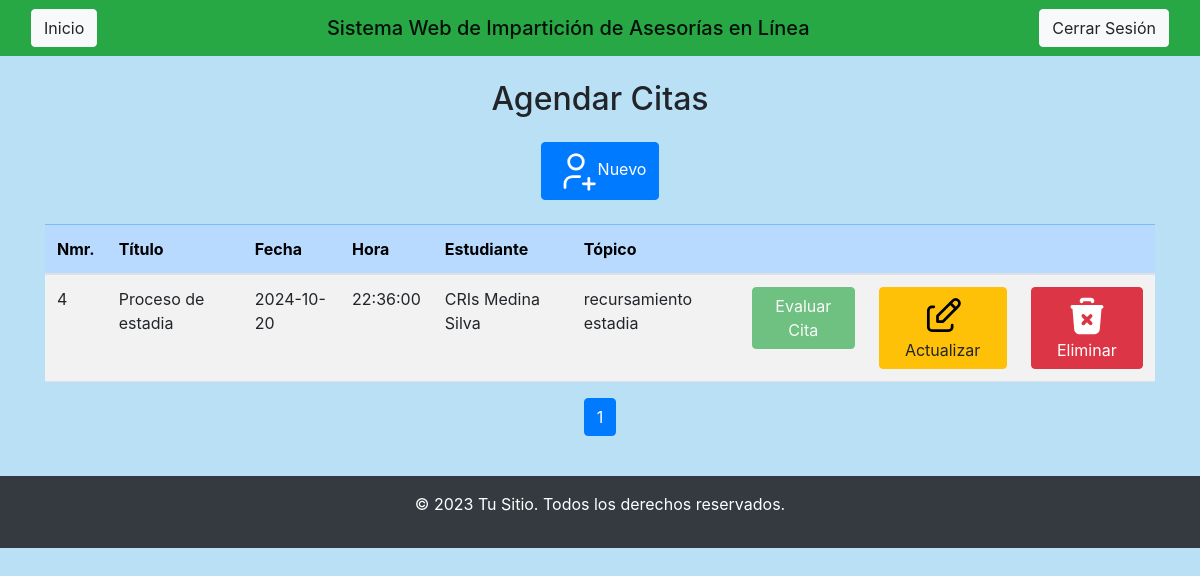
/Vista/ADMIN/Citas.php (signed in), run on the app's committed database.
### tables this page shows
CREATE TABLE `citas` (
  `ID_Cita` int(11) NOT NULL AUTO_INCREMENT,
  `Titulo` varchar(200) NOT NULL,
  `Fch_Cita` date NOT NULL,
  `Hora_Cita` time NOT NULL,
  `Link` text NOT NULL,
  `ID_Estudiante_Citado` int(11) DEFAULT NULL,
  `ID_Topicos` int(11) DEFAULT NULL,
  PRIMARY KEY (`ID_Cita`),
  KEY `ID_Estudiante_Citado` (`ID_Estudiante_Citado`),
  KEY `ID_Topicos` (`ID_Topicos`),
  CONSTRAINT `citas_ibfk_1` FOREIGN KEY (`ID_Estudiante_Citado`) REFERENCES `estudiante` (`ID_Usuario_E`),
  CONSTRAINT `citas_ibfk_2` FOREIGN KEY (`ID_Topicos`) REFERENCES `topicos` (`ID_Topico`)
);

CREATE TABLE `estudiante` (
  `ID_Usuario_E` int(11) NOT NULL AUTO_INCREMENT,
  `Nombre_Usuario_E` varchar(200) NOT NULL,
  `Apellido_Materno_E` varchar(200) NOT NULL,
  `Apellido_Paterno_E` varchar(200) NOT NULL,
  `Telefono_E` varchar(20) NOT NULL,
  `Fecha_Nacimiento_E` date NOT NULL,
  `Genero_E` varchar(100) NOT NULL,
  `Correo_electronico_E` varchar(250) NOT NULL,
  `Contrasena_E` varchar(250) NOT NULL,
  `IdCarrera` int(11) DEFAULT NULL,
  PRIMARY KEY (`ID_Usuario_E`),
  KEY `IdCarrera` (`IdCarrera`),
  CONSTRAINT `estudiante_ibfk_1` FOREIGN KEY (`IdCarrera`) REFERENCES `carrera` (`Id_Carrera`)
);

CREATE TABLE `topicos` (
  `ID_Topico` int(11) NOT NULL AUTO_INCREMENT,
  `Nombre` varchar(200) NOT NULL,
  `Temas` text NOT NULL,
  `Clave` varchar(45) NOT NULL,
  `IdCarre` int(11) DEFAULT NULL,
  `IdCuatri` int(11) DEFAULT NULL,
  `IdMateri` int(11) DEFAULT NULL,
  `IdDocent` int(11) DEFAULT NULL,
  `ID_Administrador_Autorizo` int(11) DEFAULT NULL,
  PRIMARY KEY (`ID_Topico`),
  KEY `IdCarre` (`IdCarre`),
  KEY `IdCuatri` (`IdCuatri`),
  KEY `IdMateri` (`IdMateri`),
  KEY `IdDocent` (`IdDocent`),
  KEY `ID_Administrador_Autorizo` (`ID_Administrador_Autorizo`),
  CONSTRAINT `topicos_ibfk_1` FOREIGN KEY (`IdCarre`) REFERENCES `carrera` (`Id_Carrera`),
  CONSTRAINT `topicos_ibfk_2` FOREIGN KEY (`IdCuatri`) REFERENCES `cuatrimestre` (`Id_Cuatrimestre`),
  CONSTRAINT `topicos_ibfk_3` FOREIGN KEY (`IdMateri`) REFERENCES `materias` (`ID_Materia`),
  CONSTRAINT `topicos_ibfk_4` FOREIGN KEY (`IdDocent`) REFERENCES `docente` (`ID_Usuario_D`),
  CONSTRAINT `topicos_ibfk_5` FOREIGN KEY (`ID_Administrador_Autorizo`) REFERENCES `administrador` (`ID_Usuario_A`)
);

### Vista/ADMIN/Citas.php (the view, shortened to what this page needs)
<?php include('head.php'); ?>
<center><div class="table-responsive">
        <h2 class="mb-4">Agendar Citas</h2>
            <a class="btn btn-primary" href="INSERT/Insert_Citas.php">
                Nuevo</a>
        <table class="table table-hover table-striped mt-4" class="table">
            <thead>
                <tr class="table-primary">
                    <th scope="col">Nmr.</th>
                    <th scope="col">Título</th>
                    <th scope="col">Fecha</th>
                    <th scope="col">Hora</th>
                    <th scope="col">Estudiante</th>
                    <th scope="col">Tópico</th>
                    <th scope="col"></th>
                    <th scope="col"></th>
                    <th scope="col"></th>
                </tr>
            </thead>
            <tbody>
                <?php
                    $conexion = (new Conectar())->conexion();
                    $records_per_page = 10;
                    $page = isset($_GET['page']) && is_numeric($_GET['page']) ? (int)$_GET['page'] : 1;
                    $offset = ($page - 1) * $records_per_page;
                    $sql = "SELECT
                                C.ID_Cita, C.Titulo, C.Fch_Cita, C.Hora_Cita, T.Nombre,
                                E.Nombre_Usuario_E, E.Apellido_Paterno_E, E.Apellido_Materno_E,
                                RCDA.ID_RegCitDocAlum
                            FROM
                                Citas C
                            INNER JOIN
                                Estudiante E on C.ID_Estudiante_Citado = E.ID_Usuario_E
                            INNER JOIN
                                Topicos T on C.ID_Topicos = T.ID_Topico
                            LEFT JOIN
                                registrar_cita_doc_alumno RCDA on C.ID_Cita = RCDA.IdCitas
                            LIMIT
                                $offset, $records_per_page;";
                    $query = mysqli_query($conexion, $sql);
                    $sql_total = "SELECT * FROM Citas;";
                    $result_total = mysqli_query($conexion, $sql_total);
                    $total_rows = mysqli_fetch_array($result_total)[0];
                    $total_pages = ceil($total_rows / $records_per_page);
                    while ($row = mysqli_fetch_array($query)) {
                        $evaluada = !is_null($row['ID_RegCitDocAlum']);
                        ?>
                        <tr>
                            <td><?php echo $row['ID_Cita']; ?></td>
                            <td><?php echo $row['Titulo']; ?></td>
                            <td><?php echo $row['Fch_Cita']; ?></td>
                            <td><?php echo $row['Hora_Cita']; ?></td>
                            <td><?php echo $row['Nombre_Usuario_E'] . ' ' . $row['Apellido_Paterno_E'] . ' ' . $row['Apellido_Materno_E']; ?></td>
                            <td><?php echo $row['Nombre']; ?></td>
                            <td>
                                <?php if ($evaluada): ?>
                                    <button class="btn btn-success evalua-cita" data-id-cita="<?php echo $row['ID_Cita']; ?>" data-bs-toggle="modal" data-bs-target="#evaluaModal" disabled>Evaluar Cita</button>
                                <?php else: ?>
                                    <button class="btn btn-success evalua-cita" data-id-cita="<?php echo $row['ID_Cita']; ?>" data-bs-toggle="modal" data-bs-target="#evaluaModal">Evaluar Cita</button>
                                <?php endif; ?>
                            </td>
                            <td><a class="btn btn-warning" href="UPDATE/Update_Citas.php?id=<?php echo $row['ID_Cita']; ?>">
                                Actualizar</a>
                            </td>
                            <td><a class="btn btn-danger" onclick="return eliminar()" href="../../Controlador/ADMIN/DELETE/Funcion_Delete_Citas.php?id=<?php echo $row['ID_Cita']; ?>">
                                Eliminar</a>
                            </td>
                        </tr>
                    <?php
                    }
                ?>
            </tbody>
        </table>
<nav aria-label="Page navigation example">
    <ul class="pagination justify-content-center">
        <?php for ($i = 1; $i <= $total_pages; $i++): ?>
            <li class="page-item <?php if ($i == $page) echo 'active'; ?>">
                <a class="page-link" href="?page=<?php echo $i; ?>"><?php echo $i; ?></a>
            </li>
        <?php endfor; ?>
    </ul>
</nav>
    </div>
<?php include('footer.php'); ?>

### Vista/ADMIN/head.php (style rules this page uses)
body { background: #bae0f5; }

### data on the page
citas: ID_Cita "4", Titulo "Proceso de estadia", Fch_Cita "2024-10-20", Hora_Cita "22:36:00", ID_Estudiante_Citado.Nombre_Usuario_E "CRIs", ID_Estudiante_Citado.Apellido_Paterno_E "Medina", ID_Estudiante_Citado.Apellido_Materno_E "Silva", ID_Topicos.Nombre "recursamiento estadia"
